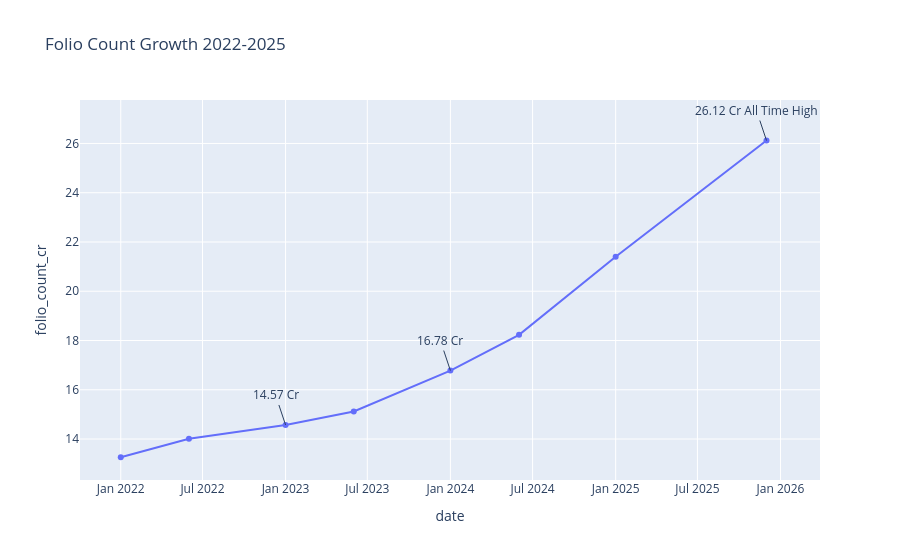

Write notebook code for a chart like this one.
### Code cell
# Task 7 - Folio Count Growth
folio_data = {
    'date': ['2022-01', '2022-06', '2023-01', '2023-06', '2024-01', '2024-06', '2025-01', '2025-12'],
    'folio_count_cr': [13.26, 14.01, 14.57, 15.12, 16.78, 18.23, 21.40, 26.12]
}

df_folio = pd.DataFrame(folio_data)

fig = px.line(
    df_folio,
    x='date',
    y='folio_count_cr',
    title='Folio Count Growth 2022-2025',
    markers=True
)

# Mark milestones
fig.add_annotation(x='2023-01', y=14.57, text='14.57 Cr', showarrow=True)
fig.add_annotation(x='2024-01', y=16.78, text='16.78 Cr', showarrow=True)
fig.add_annotation(x='2025-12', y=26.12, text='26.12 Cr All Time High', showarrow=True)

fig.show()

### Figure 1 — Plotly figure (JSON) as saved in the notebook; plotly's stock layout.template omitted (floating-point values rounded to 4 significant figures)
{"data": [{"hovertemplate": "date=%{x}<br>folio_count_cr=%{y}<extra></extra>", "legendgroup": "", "line": {"color": "#636efa", "dash": "solid"}, "marker": {"symbol": "circle"}, "mode": "lines+markers", "name": "", "orientation": "v", "showlegend": false, "type": "scatter", "x": ["2022-01", "2022-06", "2023-01", "2023-06", "2024-01", "2024-06", "2025-01", "2025-12"], "xaxis": "x", "y": [13.26, 14.01, 14.57, 15.12, 16.78, 18.23, 21.4, 26.12], "yaxis": "y"}], "layout": {"annotations": [{"showarrow": true, "text": "14.57 Cr", "x": "2023-01", "y": 14.57}, {"showarrow": true, "text": "16.78 Cr", "x": "2024-01", "y": 16.78}, {"showarrow": true, "text": "26.12 Cr All Time High", "x": "2025-12", "y": 26.12}], "legend": {"tracegroupgap": 0}, "title": {"text": "Folio Count Growth 2022-2025"}, "xaxis": {"anchor": "y", "domain": [0, 1], "title": {"text": "date"}}, "yaxis": {"anchor": "x", "domain": [0, 1], "title": {"text": "folio_count_cr"}}}}
